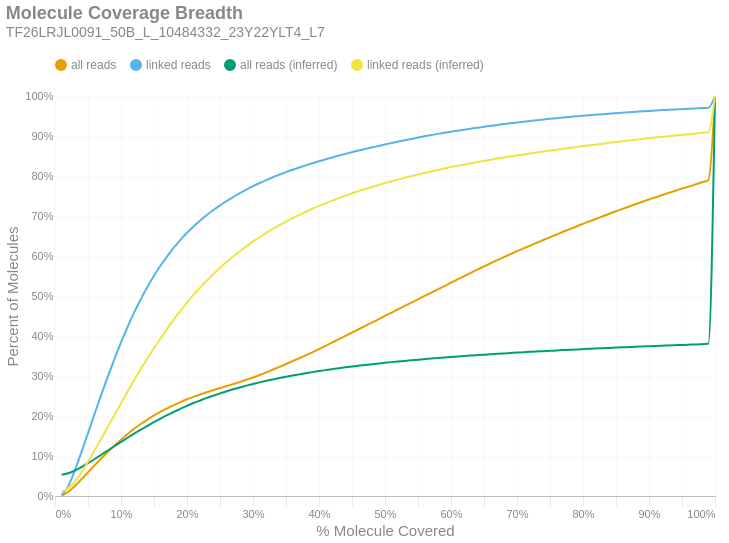

Notebook source saved alongside this figure:
### Markdown cell above
### Molecule Read Coverage
This chart shows molecule coverage breadth as computed by the number of bases aligned to that molecule. In other words, "*how much of each unique long molecule is actually sequenced/aligned?*" Keep in mind there is a distinction between sequences and alignments, since some sequences belonging to a particular molecule may not align well and wouldn't appear in the alignment data. This chart also shows molecule coverage breadth as computed by the *inferred fragment* from which the aligned sequences originate. Unlike read coverage, this calculation takes into account the total insert size, including unsequenced gaps between the forward and reverse reads. Like the previous figures, these are cumulative percents.

### Code cell
if SKIPLR:
    print_html(f"Skipped")
else:
    binned_df = consolidated_hist(valids['coverage_bp'], mask, 0.01, True)
    binned_df_inf = consolidated_hist(valids['coverage_inserts'], mask, 0.01, True)
    binned_df = binned_df.with_columns(pl.lit(binned_df_inf['all reads (cumsum)']).alias('all reads (inferred)'))
    binned_df = binned_df.with_columns(pl.lit(binned_df_inf['linked reads (cumsum)']).alias('linked reads (inferred)'))
    binned_df = binned_df.with_columns(
        (pl.col('bin').cast(pl.Float64) + 0.01).alias('right_edge')
    )

    with SafeRender(binned_df):
        (
            density_plot(binned_df, 'Molecule Coverage Breadth', samplename, 'molcov', ['all reads (inferred)','linked reads (inferred)'])
            .encode(
                #x=alt.X('bin:Q', title="% Molecule Covered").axis(format = '%').scale(padding=0),
                x=alt.X('right_edge:Q', title="% Molecule Covered").axis(format='%').scale(padding=0),
                y=alt.Y('value:Q', title='Percent of Molecules')
                    .axis(format='%')
                    .stack(False)
                    .scale(domainMin=0, padding=0),
                color=alt.Color("key:N").scale(domain = ["all reads", "linked reads", "all reads (inferred)", "linked reads (inferred)"]),
                tooltip = [
                    alt.Tooltip("key:N", title = "Data Type"),
                    alt.Tooltip("range_label:N", title="% Molecule Covered"),
                    alt.Tooltip("value:Q", format = ".2%", title="% Molecules")
                ]
            )
        ).display()

### Figure 1 — Vega-Lite specification as saved in the notebook (floating-point values rounded to 4 significant figures)
{"width": "container", "height": 400, "config": {"title": {"anchor": "start", "dy": -15, "fontSize": 18, "color": "#888888", "subtitleColor": "#888888", "subtitleFontSize": 14}, "arc": {"fill": "#0072B2"}, "axis": {"domainColor": "#888888", "domainWidth": 0.5, "gridWidth": 0.2, "grid": false, "titleFontWeight": 400, "titleFontSize": 15, "labelFontSize": 11, "labelColor": "#888888", "tickColor": "#888888", "tickWidth": 0.2, "titleColor": "#888888"}, "axisBand": {"grid": false}, "axisX": {"grid": true, "tickSize": 10, "domainCap": "round"}, "axisY": {"domain": false, "grid": true, "tickSize": 0, "domainCap": "round"}, "background": "transparent", "header": {"labelFontSize": 15, "labelColor": "#888888", "titleFontSize": 15, "titleFontWeight": 600, "titleColor": "#888888"}, "legend": {"labelFont": "sans-serif", "labelFontSize": 12, "labelColor": "#888888", "symbolSize": 100, "symbolType": "circle", "titleFontSize": 12, "titlePadding": 10, "titleColor": "#888888", "title": null, "orient": "top"}, "range": {"category": ["#E69F00", "#56B4E9", "#009E73", "#F0E442", "#0072B2", "#D55E00", "#CC79A7", "#000000"], "diverging": ["#cfe8f3", "#a2d4ec", "#73bfe2", "#46abdb", "#1696d2", "#12719e"]}, "area": {"fill": "#0072B2", "fillOpacity": 0.7, "line": true, "strokeOpacity": 0.7}, "line": {"color": "#0072B2", "stroke": "#0072B2", "strokeWidth": 2}, "trail": {"color": "#0072B2", "stroke": "#0072B2", "strokeWidth": 0, "size": 1}, "point": {"filled": true, "fillOpacity": 1.0, "size": 95}, "text": {"color": "#888888", "fontSize": 11, "align": "right", "fontWeight": 400, "size": 11}, "bar": {"fill": "#0072B2", "stroke": null}, "view": {"stroke": null, "continuousWidth": 660, "continuousHeight": 400}}, "data": {"name": "data-ebfcddb30ef0e931e8e98d15e5a885e7"}, "mark": {"type": "line", "interpolate": "monotone", "point": {"opacity": 0, "size": 275}}, "encoding": {"color": {"field": "key", "scale": {"domain": ["all reads", "linked reads", "all reads (inferred)", "linked reads (inferred)"]}, "type": "nominal"}, "tooltip": [{"field": "key", "title": "Data Type", "type": "nominal"}, {"field": "range_label", "title": "% Molecule Covered", "type": "nominal"}, {"field": "value", "format": ".2%", "title": "% Molecules", "type": "quantitative"}], "x": {"axis": {"format": "%"}, "field": "right_edge", "scale": {"padding": 0}, "title": "% Molecule Covered", "type": "quantitative"}, "y": {"axis": {"format": "%"}, "field": "value", "scale": {"domainMin": 0, "padding": 0}, "stack": false, "title": "Percent of Molecules", "type": "quantitative"}}, "params": [{"name": "param_c36ac31b6afebe62", "select": {"type": "point", "fields": ["key"]}, "bind": "legend"}], "title": {"text": "Molecule Coverage Breadth", "subtitle": "TF26LRJL0091_50B_L_10484332_23Y22YLT4_L7"}, "transform": [{"fold": ["all reads (cumsum)", "linked reads (cumsum)", "all reads (inferred)", "linked reads (inferred)"]}, {"calculate": "replace(datum.key, ' (cumsum)', '')", "as": "key"}, {"filter": {"param": "param_c36ac31b6afebe62"}}], "usermeta": {"embedOptions": {"downloadFileName": "TF26LRJL0091_50B_L_10484332_23Y22YLT4_L7.molcov"}}, "$schema": "https://vega.github.io/schema/vega-lite/v6.4.1.json", "datasets": {"data-ebfcddb30ef0e931e8e98d15e5a885e7": [{"bin": "0.0", "interval": "0.0-0.01", "all reads": 0.0009831, "linked reads": 0.001752, "all reads (cumsum)": 0.0009831, "linked reads (cumsum)": 0.001752, "range_label": "0.0-0.01", "all reads (inferred)": 0.05315, "linked reads (inferred)": 0.01064, "right_edge": 0.01}, {"bin": "0.01", "interval": "0.01-0.02", "all reads": 0.009043, "linked reads": 0.02232, "all reads (cumsum)": 0.01003, "linked reads (cumsum)": 0.02408, "range_label": "0.01-0.02", "all reads (inferred)": 0.05676, "linked reads (inferred)": 0.01897, "right_edge": 0.02}, {"bin": "0.02", "interval": "0.02-0.03", "all reads": 0.01492, "linked reads": 0.03942, "all reads (cumsum)": 0.02495, "linked reads (cumsum)": 0.0635, "range_label": "0.02-0.03", "all reads (inferred)": 0.06345, "linked reads (inferred)": 0.03611, "right_edge": 0.03}, {"bin": "0.03", "interval": "0.03-0.04", "all reads": 0.01692, "linked reads": 0.04611, "all reads (cumsum)": 0.04186, "linked reads (cumsum)": 0.1096, "range_label": "0.03-0.04", "all reads (inferred)": 0.0721, "linked reads (inferred)": 0.0592, "right_edge": 0.04}, {"bin": "0.04", "interval": "0.04-0.05", "all reads": 0.01734, "linked reads": 0.04759, "all reads (cumsum)": 0.0592, "linked reads (cumsum)": 0.1572, "range_label": "0.04-0.05", "all reads (inferred)": 0.08204, "linked reads (inferred)": 0.08585, "right_edge": 0.05}, {"bin": "0.05", "interval": "0.05-0.06", "all reads": 0.0174, "linked reads": 0.04812, "all reads (cumsum)": 0.0766, "linked reads (cumsum)": 0.2053, "range_label": "0.05-0.06", "all reads (inferred)": 0.09246, "linked reads (inferred)": 0.1143, "right_edge": 0.06}, {"bin": "0.06", "interval": "0.06-0.07", "all reads": 0.01713, "linked reads": 0.04735, "all reads (cumsum)": 0.09374, "linked reads (cumsum)": 0.2527, "range_label": "0.06-0.07", "all reads (inferred)": 0.103, "linked reads (inferred)": 0.1434, "right_edge": 0.07}, {"bin": "0.07", "interval": "0.07-0.08", "all reads": 0.01646, "linked reads": 0.04571, "all reads (cumsum)": 0.1102, "linked reads (cumsum)": 0.2984, "range_label": "0.07-0.08", "all reads (inferred)": 0.1137, "linked reads (inferred)": 0.1728, "right_edge": 0.08}, {"bin": "0.08", "interval": "0.08-0.09", "all reads": 0.01572, "linked reads": 0.04369, "all reads (cumsum)": 0.1259, "linked reads (cumsum)": 0.3421, "range_label": "0.08-0.09", "all reads (inferred)": 0.1243, "linked reads (inferred)": 0.2022, "right_edge": 0.09}, {"bin": "0.09", "interval": "0.09-0.1", "all reads": 0.015, "linked reads": 0.0417, "all reads (cumsum)": 0.1409, "linked reads (cumsum)": 0.3838, "range_label": "0.09-0.1", "all reads (inferred)": 0.135, "linked reads (inferred)": 0.2317, "right_edge": 0.1}, {"bin": "0.1", "interval": "0.1-0.11", "all reads": 0.01408, "linked reads": 0.03909, "all reads (cumsum)": 0.155, "linked reads (cumsum)": 0.4229, "range_label": "0.1-0.11", "all reads (inferred)": 0.1456, "linked reads (inferred)": 0.261, "right_edge": 0.11}, {"bin": "0.11", "interval": "0.11-0.12", "all reads": 0.01309, "linked reads": 0.0363, "all reads (cumsum)": 0.1681, "linked reads (cumsum)": 0.4591, "range_label": "0.11-0.12", "all reads (inferred)": 0.1558, "linked reads (inferred)": 0.2895, "right_edge": 0.12}, {"bin": "0.12", "interval": "0.12-0.13", "all reads": 0.01191, "linked reads": 0.03293, "all reads (cumsum)": 0.18, "linked reads (cumsum)": 0.4921, "range_label": "0.12-0.13", "all reads (inferred)": 0.1658, "linked reads (inferred)": 0.3173, "right_edge": 0.13}, {"bin": "0.13", "interval": "0.13-0.14", "all reads": 0.01115, "linked reads": 0.03067, "all reads (cumsum)": 0.1911, "linked reads (cumsum)": 0.5227, "range_label": "0.13-0.14", "all reads (inferred)": 0.1753, "linked reads (inferred)": 0.3438, "right_edge": 0.14}, {"bin": "0.14", "interval": "0.14-0.15", "all reads": 0.01023, "linked reads": 0.02796, "all reads (cumsum)": 0.2014, "linked reads (cumsum)": 0.5507, "range_label": "0.14-0.15", "all reads (inferred)": 0.1846, "linked reads (inferred)": 0.3697, "right_edge": 0.15}, {"bin": "0.15", "interval": "0.15-0.16", "all reads": 0.00935, "linked reads": 0.02545, "all reads (cumsum)": 0.2107, "linked reads (cumsum)": 0.5761, "range_label": "0.15-0.16", "all reads (inferred)": 0.1934, "linked reads (inferred)": 0.3942, "right_edge": 0.16}, {"bin": "0.16", "interval": "0.16-0.17", "all reads": 0.008586, "linked reads": 0.02303, "all reads (cumsum)": 0.2193, "linked reads (cumsum)": 0.5992, "range_label": "0.16-0.17", "all reads (inferred)": 0.202, "linked reads (inferred)": 0.4184, "right_edge": 0.17}, {"bin": "0.17", "interval": "0.17-0.18", "all reads": 0.008088, "linked reads": 0.02159, "all reads (cumsum)": 0.2274, "linked reads (cumsum)": 0.6208, "range_label": "0.17-0.18", "all reads (inferred)": 0.2102, "linked reads (inferred)": 0.441, "right_edge": 0.18}, {"bin": "0.18", "interval": "0.18-0.19", "all reads": 0.007471, "linked reads": 0.01959, "all reads (cumsum)": 0.2349, "linked reads (cumsum)": 0.6404, "range_label": "0.18-0.19", "all reads (inferred)": 0.2178, "linked reads (inferred)": 0.4624, "right_edge": 0.19}, {"bin": "0.19", "interval": "0.19-0.2", "all reads": 0.006884, "linked reads": 0.01776, "all reads (cumsum)": 0.2417, "linked reads (cumsum)": 0.6581, "range_label": "0.19-0.2", "all reads (inferred)": 0.2254, "linked reads (inferred)": 0.4836, "right_edge": 0.2}, {"bin": "0.2", "interval": "0.2-0.21", "all reads": 0.006166, "linked reads": 0.01583, "all reads (cumsum)": 0.2479, "linked reads (cumsum)": 0.6739, "range_label": "0.2-0.21", "all reads (inferred)": 0.2324, "linked reads (inferred)": 0.5029, "right_edge": 0.21}, {"bin": "0.21", "interval": "0.21-0.22", "all reads": 0.005869, "linked reads": 0.01468, "all reads (cumsum)": 0.2538, "linked reads (cumsum)": 0.6886, "range_label": "0.21-0.22", "all reads (inferred)": 0.2389, "linked reads (inferred)": 0.521, "right_edge": 0.22}, {"bin": "0.22", "interval": "0.22-0.23", "all reads": 0.005631, "linked reads": 0.01366, "all reads (cumsum)": 0.2594, "linked reads (cumsum)": 0.7023, "range_label": "0.22-0.23", "all reads (inferred)": 0.2452, "linked reads (inferred)": 0.5386, "right_edge": 0.23}, {"bin": "0.23", "interval": "0.23-0.24", "all reads": 0.005395, "linked reads": 0.01257, "all reads (cumsum)": 0.2648, "linked reads (cumsum)": 0.7149, "range_label": "0.23-0.24", "all reads (inferred)": 0.251, "linked reads (inferred)": 0.5547, "right_edge": 0.24}, {"bin": "0.24", "interval": "0.24-0.25", "all reads": 0.005264, "linked reads": 0.01175, "all reads (cumsum)": 0.2701, "linked reads (cumsum)": 0.7266, "range_label": "0.24-0.25", "all reads (inferred)": 0.2567, "linked reads (inferred)": 0.5707, "right_edge": 0.25}, {"bin": "0.25", "interval": "0.25-0.26", "all reads": 0.004975, "linked reads": 0.01085, "all reads (cumsum)": 0.275, "linked reads (cumsum)": 0.7375, "range_label": "0.25-0.26", "all reads (inferred)": 0.2618, "linked reads (inferred)": 0.585, "right_edge": 0.26}, {"bin": "0.26", "interval": "0.26-0.27", "all reads": 0.004842, "linked reads": 0.009906, "all reads (cumsum)": 0.2799, "linked reads (cumsum)": 0.7474, "range_label": "0.26-0.27", "all reads (inferred)": 0.2668, "linked reads (inferred)": 0.5988, "right_edge": 0.27}, {"bin": "0.27", "interval": "0.27-0.28", "all reads": 0.0052, "linked reads": 0.009764, "all reads (cumsum)": 0.2851, "linked reads (cumsum)": 0.7571, "range_label": "0.27-0.28", "all reads (inferred)": 0.2714, "linked reads (inferred)": 0.6118, "right_edge": 0.28}, {"bin": "0.28", "interval": "0.28-0.29", "all reads": 0.005411, "linked reads": 0.008942, "all reads (cumsum)": 0.2905, "linked reads (cumsum)": 0.7661, "range_label": "0.28-0.29", "all reads (inferred)": 0.2759, "linked reads (inferred)": 0.6242, "right_edge": 0.29}, {"bin": "0.29", "interval": "0.29-0.3", "all reads": 0.005756, "linked reads": 0.008515, "all reads (cumsum)": 0.2963, "linked reads (cumsum)": 0.7746, "range_label": "0.29-0.3", "all reads (inferred)": 0.2801, "linked reads (inferred)": 0.6359, "right_edge": 0.3}, {"bin": "0.3", "interval": "0.3-0.31", "all reads": 0.006116, "linked reads": 0.007842, "all reads (cumsum)": 0.3024, "linked reads (cumsum)": 0.7824, "range_label": "0.3-0.31", "all reads (inferred)": 0.2841, "linked reads (inferred)": 0.647, "right_edge": 0.31}, {"bin": "0.31", "interval": "0.31-0.32", "all reads": 0.006603, "linked reads": 0.007313, "all reads (cumsum)": 0.309, "linked reads (cumsum)": 0.7897, "range_label": "0.31-0.32", "all reads (inferred)": 0.2879, "linked reads (inferred)": 0.6576, "right_edge": 0.32}, {"bin": "0.32", "interval": "0.32-0.33", "all reads": 0.006876, "linked reads": 0.00704, "all reads (cumsum)": 0.3158, "linked reads (cumsum)": 0.7968, "range_label": "0.32-0.33", "all reads (inferred)": 0.2915, "linked reads (inferred)": 0.6676, "right_edge": 0.33}, {"bin": "0.33", "interval": "0.33-0.34", "all reads": 0.006863, "linked reads": 0.006523, "all reads (cumsum)": 0.3227, "linked reads (cumsum)": 0.8033, "range_label": "0.33-0.34", "all reads (inferred)": 0.2949, "linked reads (inferred)": 0.677, "right_edge": 0.34}, {"bin": "0.34", "interval": "0.34-0.35", "all reads": 0.007207, "linked reads": 0.006439, "all reads (cumsum)": 0.3299, "linked reads (cumsum)": 0.8097, "range_label": "0.34-0.35", "all reads (inferred)": 0.2981, "linked reads (inferred)": 0.686, "right_edge": 0.35}, {"bin": "0.35", "interval": "0.35-0.36", "all reads": 0.00722, "linked reads": 0.005917, "all reads (cumsum)": 0.3371, "linked reads (cumsum)": 0.8157, "range_label": "0.35-0.36", "all reads (inferred)": 0.3012, "linked reads (inferred)": 0.6945, "right_edge": 0.36}, {"bin": "0.36", "interval": "0.36-0.37", "all reads": 0.007227, "linked reads": 0.005579, "all reads (cumsum)": 0.3444, "linked reads (cumsum)": 0.8212, "range_label": "0.36-0.37", "all reads (inferred)": 0.3041, "linked reads (inferred)": 0.7025, "right_edge": 0.37}, {"bin": "0.37", "interval": "0.37-0.38", "all reads": 0.007418, "linked reads": 0.005365, "all reads (cumsum)": 0.3518, "linked reads (cumsum)": 0.8266, "range_label": "0.37-0.38", "all reads (inferred)": 0.307, "linked reads (inferred)": 0.7106, "right_edge": 0.38}, {"bin": "0.38", "interval": "0.38-0.39", "all reads": 0.00745, "linked reads": 0.005213, "all reads (cumsum)": 0.3592, "linked reads (cumsum)": 0.8318, "range_label": "0.38-0.39", "all reads (inferred)": 0.3097, "linked reads (inferred)": 0.7181, "right_edge": 0.39}, {"bin": "0.39", "interval": "0.39-0.4", "all reads": 0.007998, "linked reads": 0.00502, "all reads (cumsum)": 0.3672, "linked reads (cumsum)": 0.8368, "range_label": "0.39-0.4", "all reads (inferred)": 0.3123, "linked reads (inferred)": 0.7251, "right_edge": 0.4}, {"bin": "0.4", "interval": "0.4-0.41", "all reads": 0.008165, "linked reads": 0.004698, "all reads (cumsum)": 0.3754, "linked reads (cumsum)": 0.8415, "range_label": "0.4-0.41", "all reads (inferred)": 0.3147, "linked reads (inferred)": 0.7319, "right_edge": 0.41}, {"bin": "0.41", "interval": "0.41-0.42", "all reads": 0.008461, "linked reads": 0.004868, "all reads (cumsum)": 0.3839, "linked reads (cumsum)": 0.8464, "range_label": "0.41-0.42", "all reads (inferred)": 0.3171, "linked reads (inferred)": 0.7384, "right_edge": 0.42}, {"bin": "0.42", "interval": "0.42-0.43", "all reads": 0.008228, "linked reads": 0.004507, "all reads (cumsum)": 0.3921, "linked reads (cumsum)": 0.8509, "range_label": "0.42-0.43", "all reads (inferred)": 0.3194, "linked reads (inferred)": 0.7449, "right_edge": 0.43}, {"bin": "0.43", "interval": "0.43-0.44", "all reads": 0.008288, "linked reads": 0.004407, "all reads (cumsum)": 0.4004, "linked reads (cumsum)": 0.8553, "range_label": "0.43-0.44", "all reads (inferred)": 0.3216, "linked reads (inferred)": 0.751, "right_edge": 0.44}, {"bin": "0.44", "interval": "0.44-0.45", "all reads": 0.008224, "linked reads": 0.004181, "all reads (cumsum)": 0.4086, "linked reads (cumsum)": 0.8595, "range_label": "0.44-0.45", "all reads (inferred)": 0.3237, "linked reads (inferred)": 0.7568, "right_edge": 0.45}, {"bin": "0.45", "interval": "0.45-0.46", "all reads": 0.008255, "linked reads": 0.004206, "all reads (cumsum)": 0.4169, "linked reads (cumsum)": 0.8637, "range_label": "0.45-0.46", "all reads (inferred)": 0.3257, "linked reads (inferred)": 0.7623, "right_edge": 0.46}, {"bin": "0.46", "interval": "0.46-0.47", "all reads": 0.008288, "linked reads": 0.003976, "all reads (cumsum)": 0.4251, "linked reads (cumsum)": 0.8677, "range_label": "0.46-0.47", "all reads (inferred)": 0.3277, "linked reads (inferred)": 0.7677, "right_edge": 0.47}, {"bin": "0.47", "interval": "0.47-0.48", "all reads": 0.008229, "linked reads": 0.003794, "all reads (cumsum)": 0.4334, "linked reads (cumsum)": 0.8715, "range_label": "0.47-0.48", "all reads (inferred)": 0.3295, "linked reads (inferred)": 0.7726, "right_edge": 0.48}, {"bin": "0.48", "interval": "0.48-0.49", "all reads": 0.008169, "linked reads": 0.003766, "all reads (cumsum)": 0.4415, "linked reads (cumsum)": 0.8752, "range_label": "0.48-0.49", "all reads (inferred)": 0.3312, "linked reads (inferred)": 0.7775, "right_edge": 0.49}, {"bin": "0.49", "interval": "0.49-0.5", "all reads": 0.008923, "linked reads": 0.003677, "all reads (cumsum)": 0.4505, "linked reads (cumsum)": 0.8789, "range_label": "0.49-0.5", "all reads (inferred)": 0.333, "linked reads (inferred)": 0.7823, "right_edge": 0.5}, {"bin": "0.5", "interval": "0.5-0.51", "all reads": 0.007852, "linked reads": 0.003535, "all reads (cumsum)": 0.4583, "linked reads (cumsum)": 0.8825, "range_label": "0.5-0.51", "all reads (inferred)": 0.3347, "linked reads (inferred)": 0.787, "right_edge": 0.51}, {"bin": "0.51", "interval": "0.51-0.52", "all reads": 0.008589, "linked reads": 0.0036, "all reads (cumsum)": 0.4669, "linked reads (cumsum)": 0.8861, "range_label": "0.51-0.52", "all reads (inferred)": 0.3363, "linked reads (inferred)": 0.7913, "right_edge": 0.52}, {"bin": "0.52", "interval": "0.52-0.53", "all reads": 0.00827, "linked reads": 0.003337, "all reads (cumsum)": 0.4752, "linked reads (cumsum)": 0.8894, "range_label": "0.52-0.53", "all reads (inferred)": 0.3378, "linked reads (inferred)": 0.7955, "right_edge": 0.53}, {"bin": "0.53", "interval": "0.53-0.54", "all reads": 0.008371, "linked reads": 0.003342, "all reads (cumsum)": 0.4835, "linked reads (cumsum)": 0.8927, "range_label": "0.53-0.54", "all reads (inferred)": 0.3393, "linked reads (inferred)": 0.7996, "right_edge": 0.54}, {"bin": "0.54", "interval": "0.54-0.55", "all reads": 0.008215, "linked reads": 0.003291, "all reads (cumsum)": 0.4918, "linked reads (cumsum)": 0.896, "range_label": "0.54-0.55", "all reads (inferred)": 0.3407, "linked reads (inferred)": 0.8035, "right_edge": 0.55}, {"bin": "0.55", "interval": "0.55-0.56", "all reads": 0.00848, "linked reads": 0.003325, "all reads (cumsum)": 0.5002, "linked reads (cumsum)": 0.8993, "range_label": "0.55-0.56", "all reads (inferred)": 0.3422, "linked reads (inferred)": 0.8076, "right_edge": 0.56}, {"bin": "0.56", "interval": "0.56-0.57", "all reads": 0.008129, "linked reads": 0.003043, "all reads (cumsum)": 0.5084, "linked reads (cumsum)": 0.9024, "range_label": "0.56-0.57", "all reads (inferred)": 0.3436, "linked reads (inferred)": 0.8114, "right_edge": 0.57}, {"bin": "0.57", "interval": "0.57-0.58", "all reads": 0.00803, "linked reads": 0.002946, "all reads (cumsum)": 0.5164, "linked reads (cumsum)": 0.9053, "range_label": "0.57-0.58", "all reads (inferred)": 0.345, "linked reads (inferred)": 0.8152, "right_edge": 0.58}, {"bin": "0.58", "interval": "0.58-0.59", "all reads": 0.008334, "linked reads": 0.00268, "all reads (cumsum)": 0.5247, "linked reads (cumsum)": 0.908, "range_label": "0.58-0.59", "all reads (inferred)": 0.3463, "linked reads (inferred)": 0.8187, "right_edge": 0.59}, {"bin": "0.59", "interval": "0.59-0.6", "all reads": 0.008565, "linked reads": 0.002766, "all reads (cumsum)": 0.5333, "linked reads (cumsum)": 0.9108, "range_label": "0.59-0.6", "all reads (inferred)": 0.3476, "linked reads (inferred)": 0.8223, "right_edge": 0.6}, {"bin": "0.6", "interval": "0.6-0.61", "all reads": 0.008077, "linked reads": 0.002568, "all reads (cumsum)": 0.5414, "linked reads (cumsum)": 0.9134, "range_label": "0.6-0.61", "all reads (inferred)": 0.3489, "linked reads (inferred)": 0.8256, "right_edge": 0.61}, {"bin": "0.61", "interval": "0.61-0.62", "all reads": 0.008382, "linked reads": 0.002505, "all reads (cumsum)": 0.5498, "linked reads (cumsum)": 0.9159, "range_label": "0.61-0.62", "all reads (inferred)": 0.35, "linked reads (inferred)": 0.8287, "right_edge": 0.62}, {"bin": "0.62", "interval": "0.62-0.63", "all reads": 0.008049, "linked reads": 0.002461, "all reads (cumsum)": 0.5578, "linked reads (cumsum)": 0.9183, "range_label": "0.62-0.63", "all reads (inferred)": 0.3512, "linked reads (inferred)": 0.8319, "right_edge": 0.63}, {"bin": "0.63", "interval": "0.63-0.64", "all reads": 0.008068, "linked reads": 0.002466, "all reads (cumsum)": 0.5659, "linked reads (cumsum)": 0.9208, "range_label": "0.63-0.64", "all reads (inferred)": 0.3523, "linked reads (inferred)": 0.8349, "right_edge": 0.64}, {"bin": "0.64", "interval": "0.64-0.65", "all reads": 0.008075, "linked reads": 0.002219, "all reads (cumsum)": 0.5739, "linked reads (cumsum)": 0.923, "range_label": "0.64-0.65", "all reads (inferred)": 0.3534, "linked reads (inferred)": 0.8378, "right_edge": 0.65}, {"bin": "0.65", "interval": "0.65-0.66", "all reads": 0.008004, "linked reads": 0.002351, "all reads (cumsum)": 0.5819, "linked reads (cumsum)": 0.9254, "range_label": "0.65-0.66", "all reads (inferred)": 0.3545, "linked reads (inferred)": 0.8407, "right_edge": 0.66}, {"bin": "0.66", "interval": "0.66-0.67", "all reads": 0.007522, "linked reads": 0.002167, "all reads (cumsum)": 0.5895, "linked reads (cumsum)": 0.9275, "range_label": "0.66-0.67", "all reads (inferred)": 0.3555, "linked reads (inferred)": 0.8435, "right_edge": 0.67}, {"bin": "0.67", "interval": "0.67-0.68", "all reads": 0.007661, "linked reads": 0.002286, "all reads (cumsum)": 0.5971, "linked reads (cumsum)": 0.9298, "range_label": "0.67-0.68", "all reads (inferred)": 0.3565, "linked reads (inferred)": 0.8462, "right_edge": 0.68}, {"bin": "0.68", "interval": "0.68-0.69", "all reads": 0.007366, "linked reads": 0.001995, "all reads (cumsum)": 0.6045, "linked reads (cumsum)": 0.9318, "range_label": "0.68-0.69", "all reads (inferred)": 0.3575, "linked reads (inferred)": 0.8488, "right_edge": 0.69}, {"bin": "0.69", "interval": "0.69-0.7", "all reads": 0.007489, "linked reads": 0.001972, "all reads (cumsum)": 0.612, "linked reads (cumsum)": 0.9338, "range_label": "0.69-0.7", "all reads (inferred)": 0.3585, "linked reads (inferred)": 0.8515, "right_edge": 0.7}, {"bin": "0.7", "interval": "0.7-0.71", "all reads": 0.007079, "linked reads": 0.00192, "all reads (cumsum)": 0.6191, "linked reads (cumsum)": 0.9357, "range_label": "0.7-0.71", "all reads (inferred)": 0.3594, "linked reads (inferred)": 0.8539, "right_edge": 0.71}, {"bin": "0.71", "interval": "0.71-0.72", "all reads": 0.007003, "linked reads": 0.001925, "all reads (cumsum)": 0.6261, "linked reads (cumsum)": 0.9376, "range_label": "0.71-0.72", "all reads (inferred)": 0.3603, "linked reads (inferred)": 0.8565, "right_edge": 0.72}, {"bin": "0.72", "interval": "0.72-0.73", "all reads": 0.007083, "linked reads": 0.001769, "all reads (cumsum)": 0.6332, "linked reads (cumsum)": 0.9394, "range_label": "0.72-0.73", "all reads (inferred)": 0.3612, "linked reads (inferred)": 0.8588, "right_edge": 0.73}, {"bin": "0.73", "interval": "0.73-0.74", "all reads": 0.006805, "linked reads": 0.001843, "all reads (cumsum)": 0.64, "linked reads (cumsum)": 0.9412, "range_label": "0.73-0.74", "all reads (inferred)": 0.3621, "linked reads (inferred)": 0.8611, "right_edge": 0.74}, {"bin": "0.74", "interval": "0.74-0.75", "all reads": 0.007066, "linked reads": 0.00175, "all reads (cumsum)": 0.647, "linked reads (cumsum)": 0.943, "range_label": "0.74-0.75", "all reads (inferred)": 0.363, "linked reads (inferred)": 0.8635, "right_edge": 0.75}, {"bin": "0.75", "interval": "0.75-0.76", "all reads": 0.00677, "linked reads": 0.001631, "all reads (cumsum)": 0.6538, "linked reads (cumsum)": 0.9446, "range_label": "0.75-0.76", "all reads (inferred)": 0.3638, "linked reads (inferred)": 0.8658, "right_edge": 0.76}, {"bin": "0.76", "interval": "0.76-0.77", "all reads": 0.006826, "linked reads": 0.001578, "all reads (cumsum)": 0.6606, "linked reads (cumsum)": 0.9462, "range_label": "0.76-0.77", "all reads (inferred)": 0.3647, "linked reads (inferred)": 0.8682, "right_edge": 0.77}, {"bin": "0.77", "interval": "0.77-0.78", "all reads": 0.00659, "linked reads": 0.001575, "all reads (cumsum)": 0.6672, "linked reads (cumsum)": 0.9478, "range_label": "0.77-0.78", "all reads (inferred)": 0.3655, "linked reads (inferred)": 0.8704, "right_edge": 0.78}, {"bin": "0.78", "interval": "0.78-0.79", "all reads": 0.006469, "linked reads": 0.00154, "all reads (cumsum)": 0.6737, "linked reads (cumsum)": 0.9493, "range_label": "0.78-0.79", "all reads (inferred)": 0.3664, "linked reads (inferred)": 0.8727, "right_edge": 0.79}, {"bin": "0.79", "interval": "0.79-0.8", "all reads": 0.006807, "linked reads": 0.001415, "all reads (cumsum)": 0.6805, "linked reads (cumsum)": 0.9507, "range_label": "0.79-0.8", "all reads (inferred)": 0.3672, "linked reads (inferred)": 0.8748, "right_edge": 0.8}, {"bin": "0.8", "interval": "0.8-0.81", "all reads": 0.006235, "linked reads": 0.001403, "all reads (cumsum)": 0.6867, "linked reads (cumsum)": 0.9521, "range_label": "0.8-0.81", "all reads (inferred)": 0.368, "linked reads (inferred)": 0.8769, "right_edge": 0.81}, {"bin": "0.81", "interval": "0.81-0.82", "all reads": 0.006272, "linked reads": 0.001247, "all reads (cumsum)": 0.693, "linked reads (cumsum)": 0.9534, "range_label": "0.81-0.82", "all reads (inferred)": 0.3687, "linked reads (inferred)": 0.8789, "right_edge": 0.82}, {"bin": "0.82", "interval": "0.82-0.83", "all reads": 0.006433, "linked reads": 0.001256, "all reads (cumsum)": 0.6994, "linked reads (cumsum)": 0.9546, "range_label": "0.82-0.83", "all reads (inferred)": 0.3695, "linked reads (inferred)": 0.8808, "right_edge": 0.83}, {"bin": "0.83", "interval": "0.83-0.84", "all reads": 0.006134, "linked reads": 0.001277, "all reads (cumsum)": 0.7056, "linked reads (cumsum)": 0.9559, "range_label": "0.83-0.84", "all reads (inferred)": 0.3702, "linked reads (inferred)": 0.8829, "right_edge": 0.84}, {"bin": "0.84", "interval": "0.84-0.85", "all reads": 0.0062, "linked reads": 0.001184, "all reads (cumsum)": 0.7118, "linked reads (cumsum)": 0.9571, "range_label": "0.84-0.85", "all reads (inferred)": 0.371, "linked reads (inferred)": 0.8849, "right_edge": 0.85}, {"bin": "0.85", "interval": "0.85-0.86", "all reads": 0.006127, "linked reads": 0.001216, "all reads (cumsum)": 0.7179, "linked reads (cumsum)": 0.9583, "range_label": "0.85-0.86", "all reads (inferred)": 0.3717, "linked reads (inferred)": 0.887, "right_edge": 0.86}, {"bin": "0.86", "interval": "0.86-0.87", "all reads": 0.005961, "linked reads": 0.001235, "all reads (cumsum)": 0.7238, "linked reads (cumsum)": 0.9595, "range_label": "0.86-0.87", "all reads (inferred)": 0.3724, "linked reads (inferred)": 0.8889, "right_edge": 0.87}, {"bin": "0.87", "interval": "0.87-0.88", "all reads": 0.006025, "linked reads": 0.001009, "all reads (cumsum)": 0.7299, "linked reads (cumsum)": 0.9605, "range_label": "0.87-0.88", "all reads (inferred)": 0.3731, "linked reads (inferred)": 0.8908, "right_edge": 0.88}, {"bin": "0.88", "interval": "0.88-0.89", "all reads": 0.005705, "linked reads": 0.001088, "all reads (cumsum)": 0.7356, "linked reads (cumsum)": 0.9616, "range_label": "0.88-0.89", "all reads (inferred)": 0.3738, "linked reads (inferred)": 0.8926, "right_edge": 0.89}, {"bin": "0.89", "interval": "0.89-0.9", "all reads": 0.005796, "linked reads": 0.001058, "all reads (cumsum)": 0.7414, "linked reads (cumsum)": 0.9627, "range_label": "0.89-0.9", "all reads (inferred)": 0.3745, "linked reads (inferred)": 0.8946, "right_edge": 0.9}, {"bin": "0.9", "interval": "0.9-0.91", "all reads": 0.005354, "linked reads": 0.0009555, "all reads (cumsum)": 0.7467, "linked reads (cumsum)": 0.9636, "range_label": "0.9-0.91", "all reads (inferred)": 0.3752, "linked reads (inferred)": 0.8963, "right_edge": 0.91}, {"bin": "0.91", "interval": "0.91-0.92", "all reads": 0.005841, "linked reads": 0.001046, "all reads (cumsum)": 0.7526, "linked reads (cumsum)": 0.9647, "range_label": "0.91-0.92", "all reads (inferred)": 0.3758, "linked reads (inferred)": 0.898, "right_edge": 0.92}, {"bin": "0.92", "interval": "0.92-0.93", "all reads": 0.005143, "linked reads": 0.0008832, "all reads (cumsum)": 0.7577, "linked reads (cumsum)": 0.9656, "range_label": "0.92-0.93", "all reads (inferred)": 0.3764, "linked reads (inferred)": 0.8997, "right_edge": 0.93}, {"bin": "0.93", "interval": "0.93-0.94", "all reads": 0.005387, "linked reads": 0.0009112, "all reads (cumsum)": 0.7631, "linked reads (cumsum)": 0.9665, "range_label": "0.93-0.94", "all reads (inferred)": 0.3771, "linked reads (inferred)": 0.9014, "right_edge": 0.94}, {"bin": "0.94", "interval": "0.94-0.95", "all reads": 0.005628, "linked reads": 0.0008203, "all reads (cumsum)": 0.7687, "linked reads (cumsum)": 0.9673, "range_label": "0.94-0.95", "all reads (inferred)": 0.3777, "linked reads (inferred)": 0.9031, "right_edge": 0.95}, {"bin": "0.95", "interval": "0.95-0.96", "all reads": 0.004783, "linked reads": 0.0008669, "all reads (cumsum)": 0.7735, "linked reads (cumsum)": 0.9682, "range_label": "0.95-0.96", "all reads (inferred)": 0.3784, "linked reads (inferred)": 0.9046, "right_edge": 0.96}, {"bin": "0.96", "interval": "0.96-0.97", "all reads": 0.005391, "linked reads": 0.0007877, "all reads (cumsum)": 0.7789, "linked reads (cumsum)": 0.969, "range_label": "0.96-0.97", "all reads (inferred)": 0.379, "linked reads (inferred)": 0.9062, "right_edge": 0.97}, {"bin": "0.97", "interval": "0.97-0.98", "all reads": 0.005448, "linked reads": 0.0007317, "all reads (cumsum)": 0.7843, "linked reads (cumsum)": 0.9697, "range_label": "0.97-0.98", "all reads (inferred)": 0.3796, "linked reads (inferred)": 0.9079, "right_edge": 0.98}, {"bin": "0.98", "interval": "0.98-0.99", "all reads": 0.005423, "linked reads": 0.0008413, "all reads (cumsum)": 0.7898, "linked reads (cumsum)": 0.9705, "range_label": "0.98-0.99", "all reads (inferred)": 0.3804, "linked reads (inferred)": 0.9096, "right_edge": 0.99}, {"bin": "0.99", "interval": "0.99-1.0", "all reads": 0.2102, "linked reads": 0.02946, "all reads (cumsum)": 1.0, "linked reads (cumsum)": 1.0, "range_label": "0.99-1.0", "all reads (inferred)": 1.0, "linked reads (inferred)": 1.0, "right_edge": 1.0}]}}
